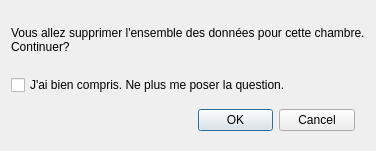
<?xml version="1.0" encoding="UTF-8"?>
<ui version="4.0">
 <class>ClearFormDialog</class>
 <widget class="QDialog" name="ClearFormDialog">
  <property name="geometry">
   <rect>
    <x>0</x>
    <y>0</y>
    <width>331</width>
    <height>151</height>
   </rect>
  </property>
  <property name="windowTitle">
   <string>Dialog</string>
  </property>
  <property name="windowIcon">
   <iconset resource="images.qrc">
    <normaloff>:/mainIcon</normaloff>:/mainIcon</iconset>
  </property>
  <layout class="QVBoxLayout" name="verticalLayout" stretch="40,40,20">
   <item>
    <widget class="QLabel" name="label">
     <property name="text">
      <string>Vous allez supprimer l'ensemble des données pour cette chambre.&lt;br /&gt;Continuer?</string>
     </property>
    </widget>
   </item>
   <item>
    <widget class="QCheckBox" name="noAsk">
     <property name="text">
      <string>J'ai bien compris. Ne plus me poser la question.</string>
     </property>
    </widget>
   </item>
   <item>
    <layout class="QHBoxLayout" name="horizontalLayout" stretch="60,40">
     <property name="rightMargin">
      <number>10</number>
     </property>
     <item>
      <spacer name="horizontalSpacer">
       <property name="orientation">
        <enum>Qt::Horizontal</enum>
       </property>
       <property name="sizeHint" stdset="0">
        <size>
         <width>40</width>
         <height>20</height>
        </size>
       </property>
      </spacer>
     </item>
     <item>
      <widget class="QDialogButtonBox" name="buttonBox">
       <property name="sizePolicy">
        <sizepolicy hsizetype="Expanding" vsizetype="Expanding">
         <horstretch>157</horstretch>
         <verstretch>39</verstretch>
        </sizepolicy>
       </property>
       <property name="minimumSize">
        <size>
         <width>157</width>
         <height>39</height>
        </size>
       </property>
       <property name="maximumSize">
        <size>
         <width>157</width>
         <height>39</height>
        </size>
       </property>
       <property name="baseSize">
        <size>
         <width>157</width>
         <height>39</height>
        </size>
       </property>
       <property name="styleSheet">
        <string notr="true"/>
       </property>
       <property name="orientation">
        <enum>Qt::Horizontal</enum>
       </property>
       <property name="standardButtons">
        <set>QDialogButtonBox::Cancel|QDialogButtonBox::Ok</set>
       </property>
       <property name="centerButtons">
        <bool>true</bool>
       </property>
      </widget>
     </item>
    </layout>
   </item>
  </layout>
 </widget>
 <resources>
  <include location="images.qrc"/>
 </resources>
 <connections>
  <connection>
   <sender>buttonBox</sender>
   <signal>rejected()</signal>
   <receiver>ClearFormDialog</receiver>
   <slot>reject()</slot>
   <hints>
    <hint type="sourcelabel">
     <x>256</x>
     <y>130</y>
    </hint>
    <hint type="destinationlabel">
     <x>286</x>
     <y>150</y>
    </hint>
   </hints>
  </connection>
 </connections>
</ui>
